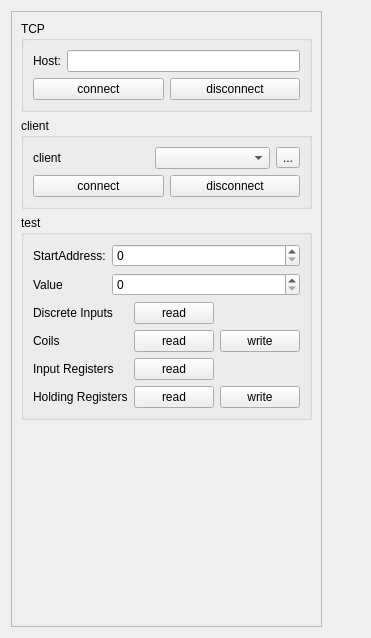
<?xml version="1.0" encoding="UTF-8"?>
<ui version="4.0">
 <class>MODBUS_client</class>
 <widget class="QWidget" name="MODBUS_client">
  <property name="geometry">
   <rect>
    <x>0</x>
    <y>0</y>
    <width>371</width>
    <height>638</height>
   </rect>
  </property>
  <property name="windowTitle">
   <string>Form</string>
  </property>
  <layout class="QVBoxLayout" name="verticalLayout_3">
   <item>
    <widget class="QFrame" name="frame">
     <property name="sizePolicy">
      <sizepolicy hsizetype="Fixed" vsizetype="Preferred">
       <horstretch>0</horstretch>
       <verstretch>0</verstretch>
      </sizepolicy>
     </property>
     <property name="frameShape">
      <enum>QFrame::StyledPanel</enum>
     </property>
     <property name="frameShadow">
      <enum>QFrame::Raised</enum>
     </property>
     <layout class="QVBoxLayout" name="verticalLayout_2">
      <item>
       <widget class="QGroupBox" name="groupBox_3">
        <property name="title">
         <string>TCP</string>
        </property>
        <layout class="QVBoxLayout" name="verticalLayout_5">
         <item>
          <layout class="QGridLayout" name="gridLayout_4">
           <item row="0" column="1">
            <widget class="QLineEdit" name="le_client_host"/>
           </item>
           <item row="0" column="0">
            <widget class="QLabel" name="label_8">
             <property name="text">
              <string>Host:</string>
             </property>
            </widget>
           </item>
          </layout>
         </item>
         <item>
          <layout class="QHBoxLayout" name="horizontalLayout_3">
           <item>
            <widget class="QPushButton" name="btn_tcp_client_connect">
             <property name="text">
              <string>connect</string>
             </property>
            </widget>
           </item>
           <item>
            <widget class="QPushButton" name="btn_tcp_client_disconnect">
             <property name="text">
              <string>disconnect</string>
             </property>
            </widget>
           </item>
          </layout>
         </item>
        </layout>
       </widget>
      </item>
      <item>
       <widget class="QGroupBox" name="groupBox">
        <property name="title">
         <string>client</string>
        </property>
        <layout class="QVBoxLayout" name="verticalLayout">
         <item>
          <layout class="QHBoxLayout" name="horizontalLayout">
           <item>
            <widget class="QLabel" name="label">
             <property name="text">
              <string>client</string>
             </property>
            </widget>
           </item>
           <item>
            <widget class="QComboBox" name="cb_port"/>
           </item>
           <item>
            <widget class="QToolButton" name="btn_refresh">
             <property name="text">
              <string>...</string>
             </property>
            </widget>
           </item>
          </layout>
         </item>
         <item>
          <layout class="QGridLayout" name="gridLayout">
           <item row="0" column="0">
            <widget class="QPushButton" name="btn_connect">
             <property name="text">
              <string>connect</string>
             </property>
            </widget>
           </item>
           <item row="0" column="1">
            <widget class="QPushButton" name="btn_disconnect">
             <property name="text">
              <string>disconnect</string>
             </property>
            </widget>
           </item>
          </layout>
         </item>
        </layout>
       </widget>
      </item>
      <item>
       <widget class="QGroupBox" name="groupBox_2">
        <property name="title">
         <string>test</string>
        </property>
        <layout class="QVBoxLayout" name="verticalLayout_4">
         <item>
          <layout class="QGridLayout" name="gridLayout_3">
           <item row="0" column="0">
            <widget class="QLabel" name="label_6">
             <property name="sizePolicy">
              <sizepolicy hsizetype="Fixed" vsizetype="Preferred">
               <horstretch>0</horstretch>
               <verstretch>0</verstretch>
              </sizepolicy>
             </property>
             <property name="text">
              <string>StartAddress:</string>
             </property>
            </widget>
           </item>
           <item row="0" column="1">
            <widget class="QSpinBox" name="sb_start_address"/>
           </item>
           <item row="1" column="0">
            <widget class="QLabel" name="label_7">
             <property name="text">
              <string>Value</string>
             </property>
            </widget>
           </item>
           <item row="1" column="1">
            <widget class="HexSpinBox" name="sb_write_value"/>
           </item>
          </layout>
         </item>
         <item>
          <layout class="QHBoxLayout" name="horizontalLayout_2"/>
         </item>
         <item>
          <layout class="QGridLayout" name="gridLayout_2">
           <item row="4" column="2">
            <widget class="QPushButton" name="btn_test_write_holding_registers">
             <property name="text">
              <string>write</string>
             </property>
            </widget>
           </item>
           <item row="2" column="1">
            <widget class="QPushButton" name="btn_test_read_coils">
             <property name="text">
              <string>read</string>
             </property>
            </widget>
           </item>
           <item row="2" column="2">
            <widget class="QPushButton" name="btn_test_write_coils">
             <property name="text">
              <string>write</string>
             </property>
            </widget>
           </item>
           <item row="1" column="1">
            <widget class="QPushButton" name="btn_test_read_discrete_inputs">
             <property name="text">
              <string>read</string>
             </property>
            </widget>
           </item>
           <item row="4" column="1">
            <widget class="QPushButton" name="btn_test_read_holding_registers">
             <property name="text">
              <string>read</string>
             </property>
            </widget>
           </item>
           <item row="3" column="1">
            <widget class="QPushButton" name="btn_test_read_input_registers">
             <property name="text">
              <string>read</string>
             </property>
            </widget>
           </item>
           <item row="1" column="0">
            <widget class="QLabel" name="label_3">
             <property name="text">
              <string>Discrete Inputs</string>
             </property>
            </widget>
           </item>
           <item row="2" column="0">
            <widget class="QLabel" name="label_2">
             <property name="text">
              <string>Coils</string>
             </property>
            </widget>
           </item>
           <item row="3" column="0">
            <widget class="QLabel" name="label_4">
             <property name="text">
              <string>Input Registers</string>
             </property>
            </widget>
           </item>
           <item row="4" column="0">
            <widget class="QLabel" name="label_5">
             <property name="text">
              <string>Holding Registers</string>
             </property>
            </widget>
           </item>
          </layout>
         </item>
        </layout>
       </widget>
      </item>
      <item>
       <spacer name="verticalSpacer">
        <property name="orientation">
         <enum>Qt::Vertical</enum>
        </property>
        <property name="sizeHint" stdset="0">
         <size>
          <width>20</width>
          <height>40</height>
         </size>
        </property>
       </spacer>
      </item>
     </layout>
    </widget>
   </item>
  </layout>
 </widget>
 <customwidgets>
  <customwidget>
   <class>HexSpinBox</class>
   <extends>QSpinBox</extends>
   <header>hexspinbox.hpp</header>
  </customwidget>
 </customwidgets>
 <tabstops>
  <tabstop>le_client_host</tabstop>
  <tabstop>btn_tcp_client_connect</tabstop>
  <tabstop>btn_tcp_client_disconnect</tabstop>
  <tabstop>cb_port</tabstop>
  <tabstop>btn_refresh</tabstop>
  <tabstop>btn_connect</tabstop>
  <tabstop>btn_disconnect</tabstop>
  <tabstop>sb_start_address</tabstop>
  <tabstop>sb_write_value</tabstop>
  <tabstop>btn_test_read_discrete_inputs</tabstop>
  <tabstop>btn_test_read_coils</tabstop>
  <tabstop>btn_test_write_coils</tabstop>
  <tabstop>btn_test_read_input_registers</tabstop>
  <tabstop>btn_test_read_holding_registers</tabstop>
  <tabstop>btn_test_write_holding_registers</tabstop>
 </tabstops>
 <resources/>
 <connections/>
</ui>
